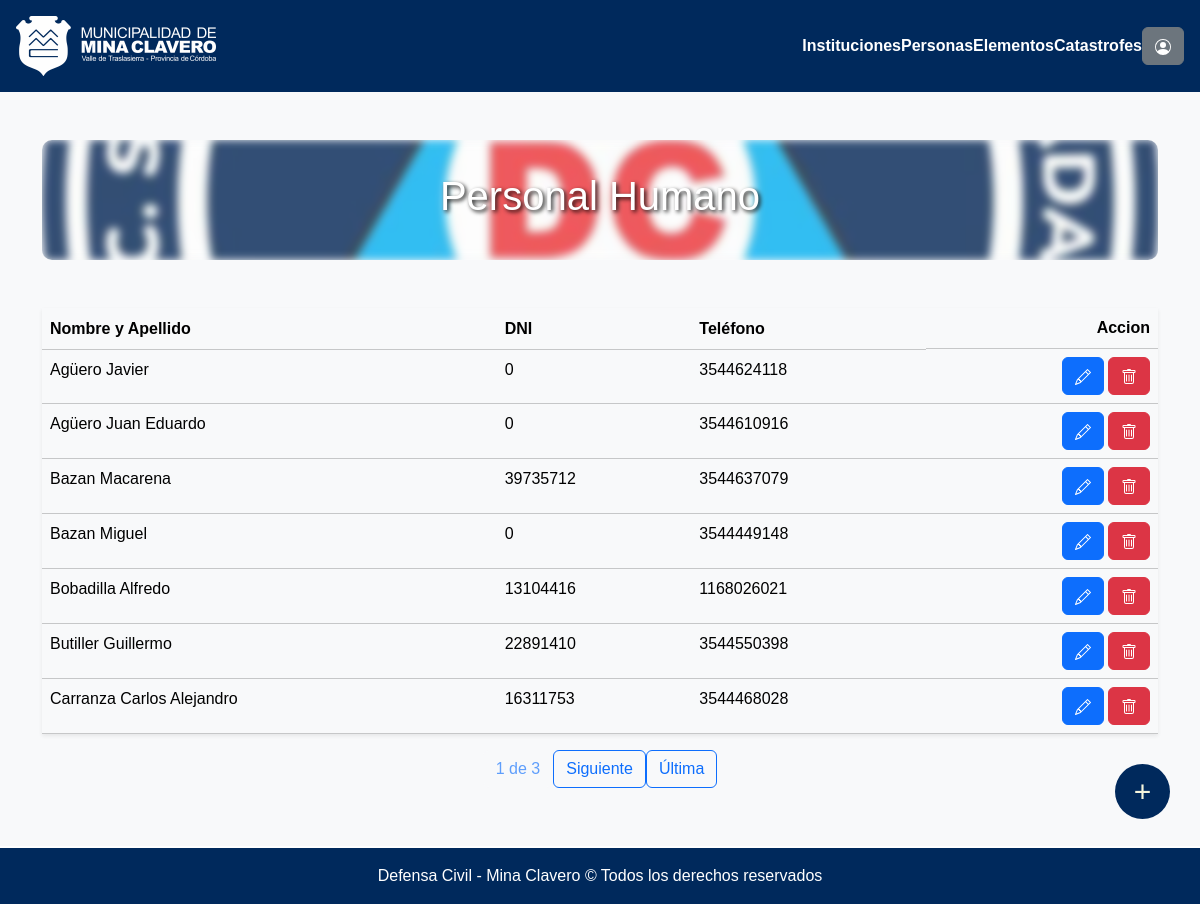
Screenshot of /personas/ (signed in) with the database file from the repository.
### seguridadVial/models.py (models this page shows, shortened)
class Persona(models.Model):
    nombre_apellido = models.CharField(max_length=120)
    dni = models.IntegerField(default=0)
    telefono = models.CharField(max_length=30, default="",null=True, blank=True)
    id_institucion = models.ManyToManyField('Institucion', through="InstitucionCargoPersona")

### seguridadVial/views.py (the view)
# urls.py: path("personas/", login_required(permission_required('seguridadVial.view_persona')(views.listaPersona.as_view())), name="listaPersonas"),
class listaPersona(ListView):
    model = Persona
    template_name = os.path.join("defensaCivil", "listas", "listaPersonas.html")
    context_object_name = 'personas'
    paginate_by = 7
    def get_queryset(self):
        return Persona.objects.all().order_by('nombre_apellido')

### municipalidad/templates/defensaCivil/listas/listaPersonas.html (shortened to what this page needs)
{% extends "defensaCivil/base.html" %}
{% load static %}
{% block contenido %}
<div class="container mt-5">
  <div class="cont mb-5">
    <h1 class="titulo">Personal Humano</h1>
  </div>
    <table class="table table-light shadow-sm  mt-2">
        <thead class="bg-light">
          <tr>
            <th scope="col">Nombre y Apellido</th>
            <th scope="col" class="d-none d-md-table-cell">DNI</th>
            <th scope="col" class="d-none d-md-table-cell">Teléfono</th>
            <th scope="col" class="d-flex justify-content-end">Accion</th>
          </tr>
        </thead>
        <tbody>
          {% for persona in personas %}
            {% if persona.nombre != "seleccionar persona" %}
              <tr>
                <td style="cursor: pointer;" onclick="window.location.href='{% url 'modificarPersona' persona.id %}'">{{ persona.nombre_apellido | title}}</td>
                <td style="cursor: pointer;" class="d-none d-md-table-cell" onclick="window.location.href='{% url 'modificarPersona' persona.id %}'">{{ persona.dni | default_if_none:"-----" }}</td>
                <td style="cursor: pointer;" class="d-none d-md-table-cell" onclick="window.location.href='{% url 'modificarPersona' persona.id %}'">{{ persona.telefono | default_if_none:"-----" }}</td>
                <td>
                  <div class="d-flex justify-content-end align-items-center">
                    <a class="btn btn-primary" href="{% url 'modificarPersona' persona.id %}">
                    </a>
                    <a class="btn btn-danger ms-1" href="{% url 'borrarPersona' persona.id %}">
                    </a>
                  </div>
                </td>
              </tr>
            {% endif %}
          {% endfor %}
        </tbody>
    </table>
    <div class="pagination justify-content-center">
        <span class="current-page btn btn-outline-light disabled text-primary mb-3">
            {{ page_obj.number }} de {{ page_obj.paginator.num_pages }}
        </span>
        {% if page_obj.has_next %}
            <a class="btn btn-outline-primary mb-3" href="?page={{ page_obj.next_page_number }}">
                Siguiente
            </a>
            <a class="btn btn-outline-primary mb-3" href="?page={{ page_obj.paginator.num_pages }}">
                Última
            </a>
        {% endif %}
    </div>
    <a href={% url "nuevaPersona" %} class="customButton">+</a>
</div>
{% endblock %}

### municipalidad/static/estilos.css (style rules this page uses)
.cont { position: relative; height: 120px; border-radius: 10px; overflow: hidden; color: white; display: flex; align-items: center; justify-content: center; margin-top: 5px; }
.cont::before { content: ""; position: absolute; top: 0; left: 0; width: 100%; height: 100%; background-image: url("../../../static/imagenes/defensacivil.jpg"); background-size: cover; background-position: center; filter: blur(4px); z-index: -1; opacity: 0.8; }
.titulo { text-shadow: 2px 2px 4px rgba(0, 0, 0, 0.877); }
.customButton { display: flex; position: fixed; width: 55px; height: 55px; bottom: 60px; right: 30px; border-radius: 50px; text-align: center; font-size: 30px; z-index: 100; align-items: center; justify-content: center; text-align: center; background-color: #C1121F; color:beige; text-decoration: none; transition: 0.3s; }

### municipalidad/templates/defensaCivil/listas/listaPersonas.html (style rules this page uses)
.cont { position: relative; height: 120px; border-radius: 10px; overflow: hidden; color: white; display: flex; align-items: center; justify-content: center; }
.cont::before { content: ""; position: absolute; top: 0; left: 0; width: 100%; height: 100%; background-image: url("../../../static/imagenes/defensacivil.jpg"); background-size: cover; background-position: center; filter: blur(4px); z-index: -1; opacity: 0.8; }
.titulo { text-shadow: 2px 2px 4px rgba(0, 0, 0, 0.877); }

### municipalidad/templates/defensaCivil/base.html (style rules this page uses)
body { font-family: 'Arial', sans-serif; background-color: #f8f9fa; color: #333; margin: 0; padding-bottom: 100px; }
.customButton { display: flex; position: fixed; width: 55px; height: 55px; bottom: 60px; right: 30px; border-radius: 50px; text-align: center; font-size: 30px; z-index: 100; align-items: center; justify-content: center; text-align: center; background-color: hsl(213, 100%, 18%); color:beige; text-decoration: none; transition: 0.3s; margin-bottom: 25px; }

### rows the page displays
Persona: nombre_apellido "Agüero Javier", dni "0", telefono "3544624118"
Persona: nombre_apellido "Agüero Juan Eduardo", dni "0", telefono "3544610916"
Persona: nombre_apellido "Bazan Macarena", dni "39735712", telefono "3544637079"
Persona: nombre_apellido "Bazan Miguel", dni "0", telefono "3544449148"
Persona: nombre_apellido "Bobadilla Alfredo", dni "13104416", telefono "1168026021"
Persona: nombre_apellido "Butiller Guillermo", dni "22891410", telefono "3544550398"
Persona: nombre_apellido "Carranza Carlos Alejandro", dni "16311753", telefono "3544468028"

### other values shown
{{ page_obj.number }} "1"
{{ page_obj.paginator.num_pages }} "3"
